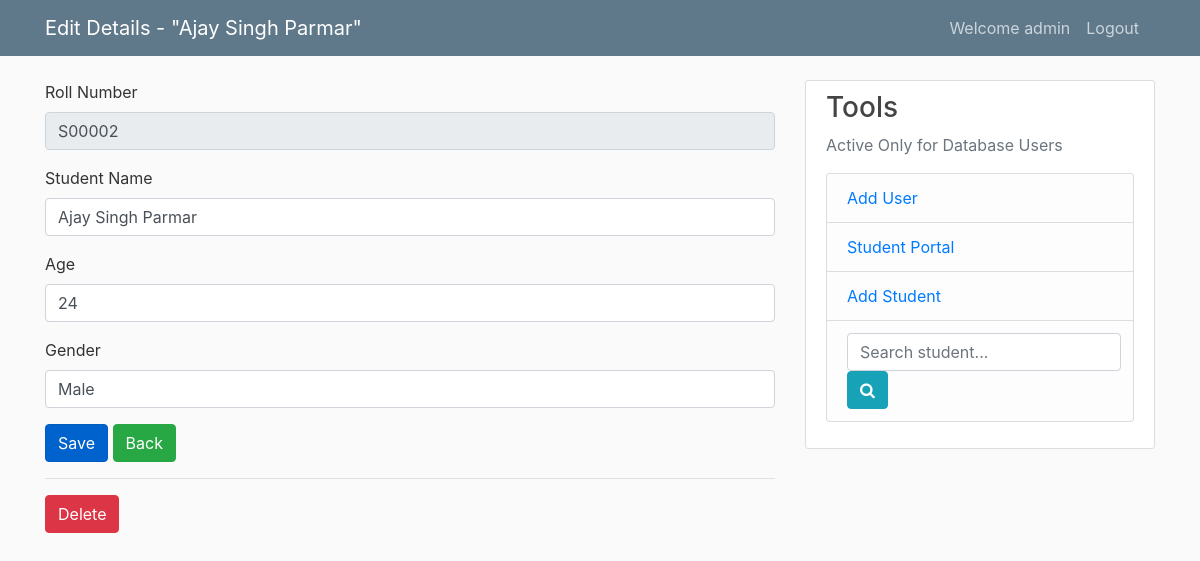
/student/2/update (signed in), run on an earlier commit of the app's database.
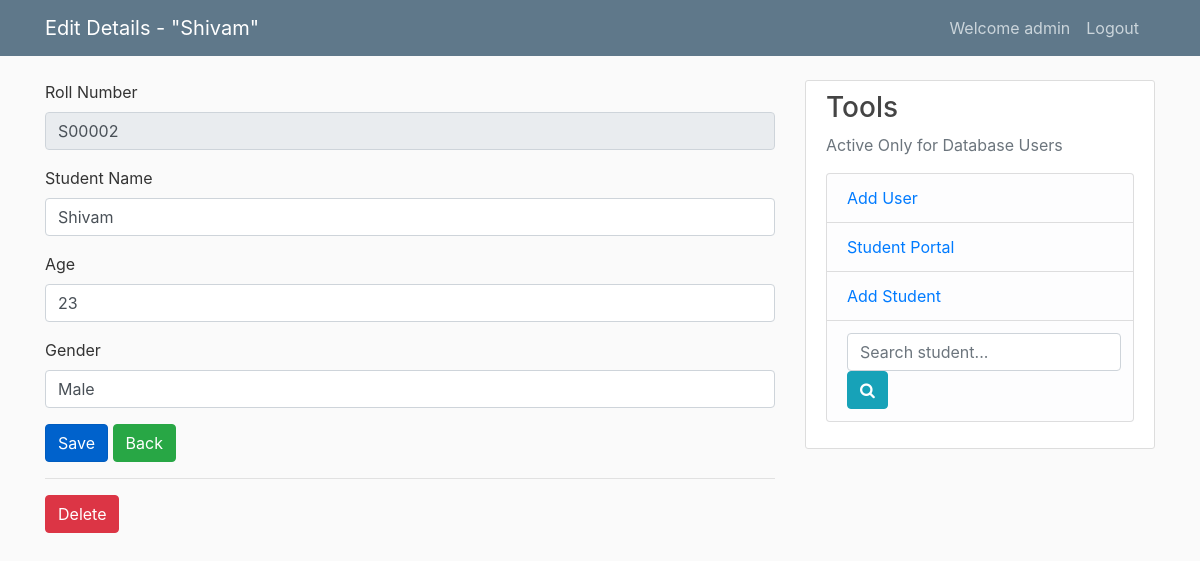
And on a later commit of the database.
### tables this page shows
CREATE TABLE student (
  id INTEGER PRIMARY KEY AUTOINCREMENT,
  name TEXT NOT NULL,
  age TEXT NOT NULL,
  gender CHAR(6) NOT NULL,
  add_date TIMESTAMP NOT NULL DEFAULT CURRENT_TIMESTAMP
);

### student/student.py (the view, shortened to what this page needs)
@bp.route('/<int:id>/update', methods=('GET', 'POST'))
@login_required
def update(id):
    student = get_students(id)
    return render_template('student/update.html', student=student)

### student/auth.py (called while the page is built)
@bp.before_app_request
def load_logged_in_user():
    user_id = session.get('user_id')
    if user_id is None:
        g.user = None
    else:
        g.user = get_db().execute(
            'SELECT * FROM user WHERE id = ?', (user_id,)
        ).fetchone()

def login_required(view):
    @functools.wraps(view)
    def wrapped_view(**kwargs):
        if g.user is None:
            return redirect(url_for('auth.login'))
        return view(**kwargs)
    return wrapped_view

### student/student.py (called while the page is built)
def get_students(id):
    student = get_db().execute(
        'SELECT id, "S0000" || CAST( id AS TEXT)  AS roll_number, name, age, gender, add_date '
        ' FROM student WHERE id=?',
        (id,)
    ).fetchone()
    if student is None:
        abort(404, "Post id {0} doesn't exist.".format(id))
    return student

### student/student_db.py (called while the page is built)
def get_db():
    if 'db' not in g:
        g.db = sqlite3.connect(
            current_app.config['DATABASE'],
            detect_types=sqlite3.PARSE_DECLTYPES
        )
        g.db.row_factory = sqlite3.Row
    return g.db

### student/templates/student/update.html
{% extends 'base.html' %}
{% block header %}
  {% block title %}Edit Details - "{{ student['name'] }}"{% endblock %}
{% endblock %}
{% block content %}
    <form method='post'>
       <div class="form-group">
          <label for="roll"> Roll Number </label>
          <input type="text" class="form-control" name="roll" id="roll" value="{{ student['roll_number'] }}" disabled>
        </div>
        <div class="form-group">
          <label for="name"> Student Name </label>
          <input type="text" class="form-control" name="name" id="name" value="{{ request.form['name'] or student['name'] }}" placeholder="name">
        </div>
        <div class="form-group">
          <label for="name"> Age </label>
          <input type="number" class="form-control" name="age" id="age" value="{{ request.form['age'] or student['age'] }}" min="1" max="99">
        </div>
        <div class="form-group">
          <label for="gender"> Gender </label>
          <input type="text" class='form-control' name="gender" id="gender" value="{{ request.form['gender'] or student['gender'] }}">
        </div>
        <button type="submit" class="btn btn-primary active">Save</button>
        <a href="{{ url_for('student.index') }}" class="btn btn-success"> Back </a>
    </form>
    <hr>
    <form action="{{ url_for('student.delete', id=student['id']) }}" method="post">
      <input class="btn btn-danger" type="submit" value="Delete" onclick="return confirm('Are you sure?');">
    </form>
{% endblock content %}

What changed in the data, as far as the page shows it:
changed student "Male": name "Ajay Singh Parmar" → "Shivam"; age "24" → "23"
